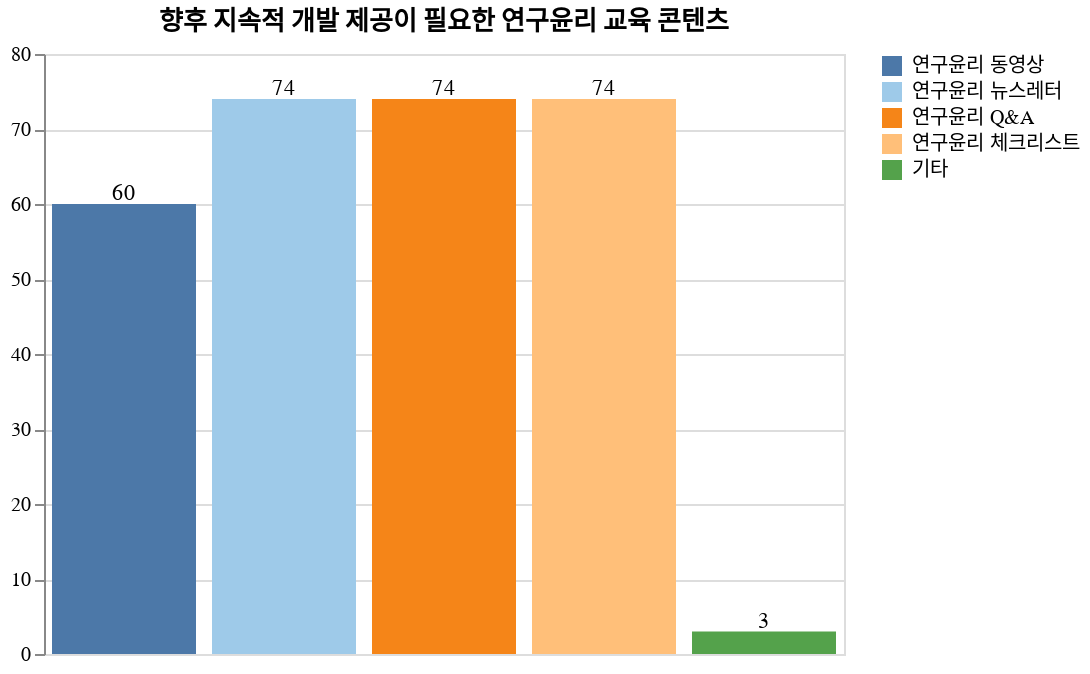

Write notebook code for a chart like this one.
### Code cell
# 
# 4) 향후 지속적 개발 제공이 필요한 연구윤리 교육 콘텐츠
# 

KIOST_contents_to_improve = df.select([
    pl.col("Q17_1").value_counts().sort().struct[1].alias("연구윤리 동영상"),
    pl.col("Q17_2").value_counts().sort().struct[1].alias("연구윤리 뉴스레터"),
    pl.col("Q17_3").value_counts().sort().struct[1].alias("연구윤리 Q&A"),
    pl.col("Q17_4").value_counts().sort().struct[1].alias("연구윤리 체크리스트"),
    pl.col("Q17_5").value_counts().sort().struct[1].alias("기타"),
])[1]

KIOST_contents_to_improve.write_csv("figure/3/사_4_향후_지속적_개발_제공이_필요한_연구윤리_교육_콘텐츠.csv")
print(KIOST_contents_to_improve)

bar = draw_bar_plot(KIOST_contents_to_improve.transpose(include_header=True), "column", "column_0", "향후 지속적 개발 제공이 필요한 연구윤리 교육 콘텐츠", ["연구윤리 동영상", "연구윤리 뉴스레터", "연구윤리 Q&A", "연구윤리 체크리스트", "기타"])
bar.save("figure/3/사_4_향후_지속적_개발_제공이_필요한_연구윤리_교육_콘텐츠.png")
bar.show()

### Figure 1 — Vega-Lite specification as saved in the notebook (floating-point values rounded to 4 significant figures)
{"config": {"view": {"continuousWidth": 300, "continuousHeight": 300}}, "layer": [{"mark": {"type": "bar"}, "encoding": {"color": {"field": "column", "scale": {"scheme": "tableau20"}, "sort": ["연구윤리 동영상", "연구윤리 뉴스레터", "연구윤리 Q&A", "연구윤리 체크리스트", "기타"], "title": null, "type": "nominal"}, "tooltip": [], "x": {"axis": null, "field": "column", "sort": ["연구윤리 동영상", "연구윤리 뉴스레터", "연구윤리 Q&A", "연구윤리 체크리스트", "기타"], "title": null, "type": "nominal"}, "y": {"field": "column_0", "title": null, "type": "quantitative"}}, "name": "view_106", "title": "향후 지속적 개발 제공이 필요한 연구윤리 교육 콘텐츠"}, {"mark": {"type": "text", "align": "center", "baseline": "bottom"}, "encoding": {"color": {"value": "black"}, "text": {"field": "column_0", "type": "quantitative"}, "tooltip": [], "x": {"field": "column", "sort": ["연구윤리 동영상", "연구윤리 뉴스레터", "연구윤리 Q&A", "연구윤리 체크리스트", "기타"], "type": "nominal"}, "y": {"field": "column_0", "type": "quantitative"}}, "title": "향후 지속적 개발 제공이 필요한 연구윤리 교육 콘텐츠"}], "data": {"name": "data-11d24e637967dd7de3f3b6e68118a00d"}, "params": [{"name": "param_106", "select": {"type": "interval", "encodings": ["x", "y"]}, "bind": "scales", "views": ["view_106"]}], "width": 400, "$schema": "https://vega.github.io/schema/vega-lite/v5.20.1.json", "datasets": {"data-11d24e637967dd7de3f3b6e68118a00d": [{"column": "연구윤리 동영상", "column_0": 60}, {"column": "연구윤리 뉴스레터", "column_0": 74}, {"column": "연구윤리 Q&A", "column_0": 74}, {"column": "연구윤리 체크리스트", "column_0": 74}, {"column": "기타", "column_0": 3}]}}
